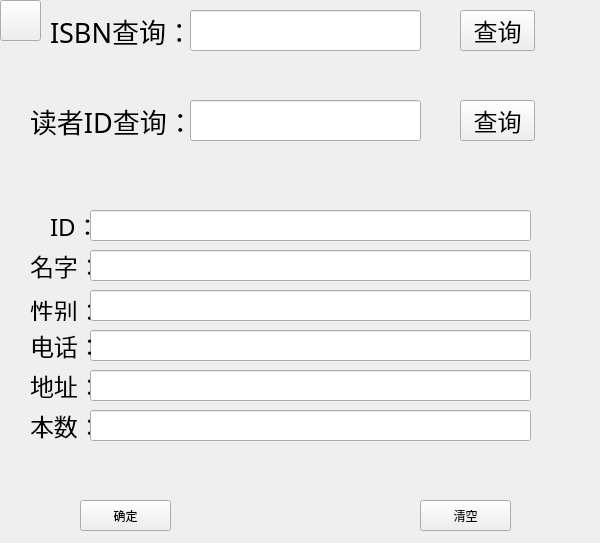
<?xml version="1.0" encoding="UTF-8"?>
<ui version="4.0">
 <class>btn_8Class</class>
 <widget class="QMainWindow" name="btn_8Class">
  <property name="geometry">
   <rect>
    <x>0</x>
    <y>0</y>
    <width>600</width>
    <height>543</height>
   </rect>
  </property>
  <property name="windowTitle">
   <string>btn_8</string>
  </property>
  <widget class="QWidget" name="centralWidget">
   <widget class="QPushButton" name="pushButton">
    <property name="geometry">
     <rect>
      <x>0</x>
      <y>0</y>
      <width>41</width>
      <height>41</height>
     </rect>
    </property>
    <property name="styleSheet">
     <string notr="true">image: url(:/return/return.jpg);</string>
    </property>
    <property name="text">
     <string/>
    </property>
   </widget>
   <widget class="QPushButton" name="pushButton_3">
    <property name="geometry">
     <rect>
      <x>460</x>
      <y>10</y>
      <width>75</width>
      <height>41</height>
     </rect>
    </property>
    <property name="font">
     <font>
      <family>华文楷体</family>
      <pointsize>18</pointsize>
     </font>
    </property>
    <property name="text">
     <string>查询</string>
    </property>
   </widget>
   <widget class="QLineEdit" name="lineEdit_2">
    <property name="geometry">
     <rect>
      <x>190</x>
      <y>10</y>
      <width>231</width>
      <height>41</height>
     </rect>
    </property>
    <property name="font">
     <font>
      <family>华文楷体</family>
      <pointsize>18</pointsize>
     </font>
    </property>
    <property name="text">
     <string/>
    </property>
   </widget>
   <widget class="QPushButton" name="pushButton_2">
    <property name="geometry">
     <rect>
      <x>460</x>
      <y>100</y>
      <width>75</width>
      <height>41</height>
     </rect>
    </property>
    <property name="font">
     <font>
      <family>华文楷体</family>
      <pointsize>18</pointsize>
     </font>
    </property>
    <property name="text">
     <string>查询</string>
    </property>
   </widget>
   <widget class="QLabel" name="label">
    <property name="geometry">
     <rect>
      <x>30</x>
      <y>100</y>
      <width>161</width>
      <height>41</height>
     </rect>
    </property>
    <property name="font">
     <font>
      <family>华文楷体</family>
      <pointsize>20</pointsize>
     </font>
    </property>
    <property name="text">
     <string>读者ID查询：</string>
    </property>
   </widget>
   <widget class="QLineEdit" name="lineEdit">
    <property name="geometry">
     <rect>
      <x>190</x>
      <y>100</y>
      <width>231</width>
      <height>41</height>
     </rect>
    </property>
    <property name="font">
     <font>
      <family>华文楷体</family>
      <pointsize>18</pointsize>
     </font>
    </property>
    <property name="text">
     <string/>
    </property>
   </widget>
   <widget class="QLabel" name="label_10">
    <property name="geometry">
     <rect>
      <x>50</x>
      <y>60</y>
      <width>501</width>
      <height>41</height>
     </rect>
    </property>
    <property name="font">
     <font>
      <family>华文楷体</family>
      <pointsize>20</pointsize>
     </font>
    </property>
    <property name="text">
     <string/>
    </property>
   </widget>
   <widget class="QLabel" name="label_8">
    <property name="geometry">
     <rect>
      <x>50</x>
      <y>10</y>
      <width>131</width>
      <height>41</height>
     </rect>
    </property>
    <property name="font">
     <font>
      <family>华文楷体</family>
      <pointsize>20</pointsize>
     </font>
    </property>
    <property name="text">
     <string>ISBN查询：</string>
    </property>
   </widget>
   <widget class="QLabel" name="label_5">
    <property name="geometry">
     <rect>
      <x>30</x>
      <y>300</y>
      <width>71</width>
      <height>21</height>
     </rect>
    </property>
    <property name="font">
     <font>
      <family>华文楷体</family>
      <pointsize>18</pointsize>
      <kerning>false</kerning>
     </font>
    </property>
    <property name="text">
     <string>性别：</string>
    </property>
   </widget>
   <widget class="QLabel" name="label_9">
    <property name="geometry">
     <rect>
      <x>30</x>
      <y>250</y>
      <width>71</width>
      <height>31</height>
     </rect>
    </property>
    <property name="font">
     <font>
      <family>华文楷体</family>
      <pointsize>18</pointsize>
      <kerning>false</kerning>
     </font>
    </property>
    <property name="text">
     <string>名字：</string>
    </property>
   </widget>
   <widget class="QLabel" name="label_7">
    <property name="geometry">
     <rect>
      <x>30</x>
      <y>370</y>
      <width>71</width>
      <height>31</height>
     </rect>
    </property>
    <property name="font">
     <font>
      <family>华文楷体</family>
      <pointsize>18</pointsize>
      <kerning>false</kerning>
     </font>
    </property>
    <property name="text">
     <string>地址：</string>
    </property>
   </widget>
   <widget class="QLineEdit" name="lineEdit_4">
    <property name="geometry">
     <rect>
      <x>90</x>
      <y>250</y>
      <width>441</width>
      <height>31</height>
     </rect>
    </property>
    <property name="font">
     <font>
      <family>华文楷体</family>
      <pointsize>18</pointsize>
     </font>
    </property>
    <property name="text">
     <string/>
    </property>
   </widget>
   <widget class="QLineEdit" name="lineEdit_7">
    <property name="geometry">
     <rect>
      <x>90</x>
      <y>370</y>
      <width>441</width>
      <height>31</height>
     </rect>
    </property>
    <property name="font">
     <font>
      <family>华文楷体</family>
      <pointsize>18</pointsize>
     </font>
    </property>
    <property name="text">
     <string/>
    </property>
   </widget>
   <widget class="QLineEdit" name="lineEdit_6">
    <property name="geometry">
     <rect>
      <x>90</x>
      <y>330</y>
      <width>441</width>
      <height>31</height>
     </rect>
    </property>
    <property name="font">
     <font>
      <family>华文楷体</family>
      <pointsize>18</pointsize>
     </font>
    </property>
    <property name="text">
     <string/>
    </property>
   </widget>
   <widget class="QLabel" name="label_6">
    <property name="geometry">
     <rect>
      <x>50</x>
      <y>210</y>
      <width>51</width>
      <height>31</height>
     </rect>
    </property>
    <property name="font">
     <font>
      <family>华文楷体</family>
      <pointsize>18</pointsize>
      <kerning>false</kerning>
     </font>
    </property>
    <property name="text">
     <string>ID：</string>
    </property>
   </widget>
   <widget class="QLabel" name="label_11">
    <property name="geometry">
     <rect>
      <x>30</x>
      <y>410</y>
      <width>71</width>
      <height>31</height>
     </rect>
    </property>
    <property name="font">
     <font>
      <family>华文楷体</family>
      <pointsize>18</pointsize>
      <kerning>false</kerning>
     </font>
    </property>
    <property name="text">
     <string>本数：</string>
    </property>
   </widget>
   <widget class="QLineEdit" name="lineEdit_3">
    <property name="geometry">
     <rect>
      <x>90</x>
      <y>210</y>
      <width>441</width>
      <height>31</height>
     </rect>
    </property>
    <property name="font">
     <font>
      <family>华文楷体</family>
      <pointsize>18</pointsize>
     </font>
    </property>
    <property name="text">
     <string/>
    </property>
   </widget>
   <widget class="QLabel" name="label_12">
    <property name="geometry">
     <rect>
      <x>30</x>
      <y>330</y>
      <width>61</width>
      <height>31</height>
     </rect>
    </property>
    <property name="font">
     <font>
      <family>华文楷体</family>
      <pointsize>18</pointsize>
      <kerning>false</kerning>
     </font>
    </property>
    <property name="text">
     <string>电话：</string>
    </property>
   </widget>
   <widget class="QLineEdit" name="lineEdit_5">
    <property name="geometry">
     <rect>
      <x>90</x>
      <y>290</y>
      <width>441</width>
      <height>31</height>
     </rect>
    </property>
    <property name="font">
     <font>
      <family>华文楷体</family>
      <pointsize>18</pointsize>
     </font>
    </property>
    <property name="text">
     <string/>
    </property>
   </widget>
   <widget class="QLineEdit" name="lineEdit_8">
    <property name="geometry">
     <rect>
      <x>90</x>
      <y>410</y>
      <width>441</width>
      <height>31</height>
     </rect>
    </property>
    <property name="font">
     <font>
      <family>华文楷体</family>
      <pointsize>18</pointsize>
     </font>
    </property>
    <property name="text">
     <string/>
    </property>
   </widget>
   <widget class="QPushButton" name="pushButton_4">
    <property name="geometry">
     <rect>
      <x>80</x>
      <y>500</y>
      <width>91</width>
      <height>31</height>
     </rect>
    </property>
    <property name="text">
     <string>确定</string>
    </property>
   </widget>
   <widget class="QPushButton" name="pushButton_5">
    <property name="geometry">
     <rect>
      <x>420</x>
      <y>500</y>
      <width>91</width>
      <height>31</height>
     </rect>
    </property>
    <property name="text">
     <string>清空</string>
    </property>
   </widget>
   <widget class="QLabel" name="label_3">
    <property name="geometry">
     <rect>
      <x>60</x>
      <y>450</y>
      <width>481</width>
      <height>41</height>
     </rect>
    </property>
    <property name="font">
     <font>
      <family>华文楷体</family>
      <pointsize>18</pointsize>
     </font>
    </property>
    <property name="text">
     <string/>
    </property>
   </widget>
   <widget class="QLabel" name="label_13">
    <property name="geometry">
     <rect>
      <x>40</x>
      <y>160</y>
      <width>511</width>
      <height>41</height>
     </rect>
    </property>
    <property name="font">
     <font>
      <family>华文楷体</family>
      <pointsize>20</pointsize>
     </font>
    </property>
    <property name="text">
     <string/>
    </property>
   </widget>
   <widget class="QLabel" name="label_14">
    <property name="geometry">
     <rect>
      <x>60</x>
      <y>150</y>
      <width>501</width>
      <height>41</height>
     </rect>
    </property>
    <property name="font">
     <font>
      <family>华文楷体</family>
      <pointsize>20</pointsize>
     </font>
    </property>
    <property name="text">
     <string/>
    </property>
   </widget>
  </widget>
 </widget>
 <layoutdefault spacing="6" margin="11"/>
 <resources>
  <include location="image.qrc"/>
 </resources>
 <connections/>
</ui>
